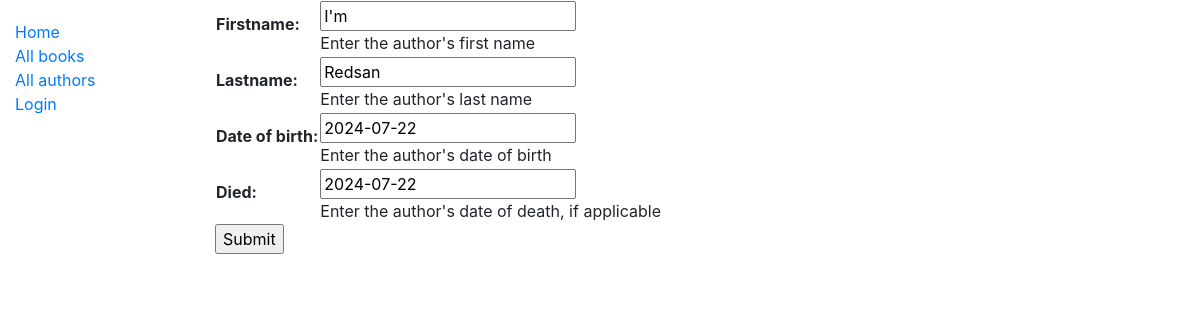
Page /catalog/author/2/update/ on the committed database.
### catalog/models.py (models this page shows, shortened)
class Author(models.Model):
    first_name = models.CharField(
        _("Firstname"),max_length=100, help_text=_("Enter the author's first name")
    )
    last_name = models.CharField(
        _("Lastname"),max_length=100, help_text=_("Enter the author's last name")
    )
    date_of_birth = models.DateField(
        _("Date of birth"),null=True, blank=True, help_text=_("Enter the author's date of birth")
    )
    date_of_death = models.DateField(
        _("Died"),
        null=True,
        blank=True,
        help_text=_("Enter the author's date of death, if applicable"),
    )
    class Meta:
        ordering = ["last_name", "first_name"]

### catalog/views.py (the view)
# urls.py: path("author/<int:pk>/update/", views.AuthorUpdate.as_view(), name="author-update"),
class AuthorUpdate(UpdateView):
    model = Author
    fields = ["first_name", "last_name", "date_of_birth", "date_of_death"]

### catalog/templates/catalog/author_form.html (shortened to what this page needs)
{% extends "base_generic.html" %}
{% load i18n %}
{% block content %}
    <form action="" method="post">
    <table>{{ form.as_table }}</table>
    <input type="submit" value="{% trans "Submit"%}"></form>
{% endblock %}

### rows in the picture
Author: first_name "I'm", last_name "Redsan", date_of_birth "2024-07-22", date_of_death "2024-07-22"
